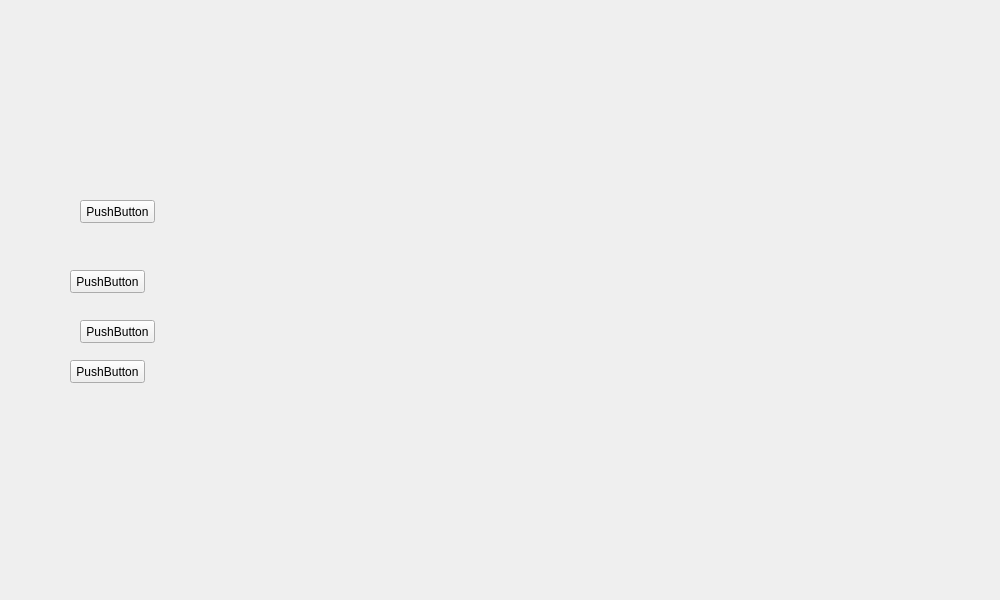
<?xml version="1.0" encoding="UTF-8"?>
<ui version="4.0">
 <class>Regras</class>
 <widget class="QMainWindow" name="Regras">
  <property name="geometry">
   <rect>
    <x>0</x>
    <y>0</y>
    <width>1000</width>
    <height>600</height>
   </rect>
  </property>
  <property name="minimumSize">
   <size>
    <width>1000</width>
    <height>600</height>
   </size>
  </property>
  <property name="maximumSize">
   <size>
    <width>1000</width>
    <height>600</height>
   </size>
  </property>
  <property name="windowTitle">
   <string>JoKenPo</string>
  </property>
  <property name="windowIcon">
   <iconset>
    <normaloff>../image/toy_freddy.png</normaloff>../image/toy_freddy.png</iconset>
  </property>
  <widget class="QWidget" name="centralwidget">
   <widget class="QLabel" name="lb_background">
    <property name="geometry">
     <rect>
      <x>0</x>
      <y>0</y>
      <width>1000</width>
      <height>600</height>
     </rect>
    </property>
    <property name="text">
     <string/>
    </property>
    <property name="pixmap">
     <pixmap>../screen/background_regras.png</pixmap>
    </property>
    <property name="scaledContents">
     <bool>true</bool>
    </property>
   </widget>
   <widget class="QPushButton" name="pushButton">
    <property name="geometry">
     <rect>
      <x>80</x>
      <y>200</y>
      <width>75</width>
      <height>23</height>
     </rect>
    </property>
    <property name="text">
     <string>PushButton</string>
    </property>
   </widget>
   <widget class="QPushButton" name="pushButton_2">
    <property name="geometry">
     <rect>
      <x>70</x>
      <y>270</y>
      <width>75</width>
      <height>23</height>
     </rect>
    </property>
    <property name="text">
     <string>PushButton</string>
    </property>
   </widget>
   <widget class="QPushButton" name="pushButton_3">
    <property name="geometry">
     <rect>
      <x>80</x>
      <y>320</y>
      <width>75</width>
      <height>23</height>
     </rect>
    </property>
    <property name="text">
     <string>PushButton</string>
    </property>
   </widget>
   <widget class="QPushButton" name="pushButton_4">
    <property name="geometry">
     <rect>
      <x>70</x>
      <y>360</y>
      <width>75</width>
      <height>23</height>
     </rect>
    </property>
    <property name="text">
     <string>PushButton</string>
    </property>
   </widget>
  </widget>
 </widget>
 <resources/>
 <connections/>
</ui>
